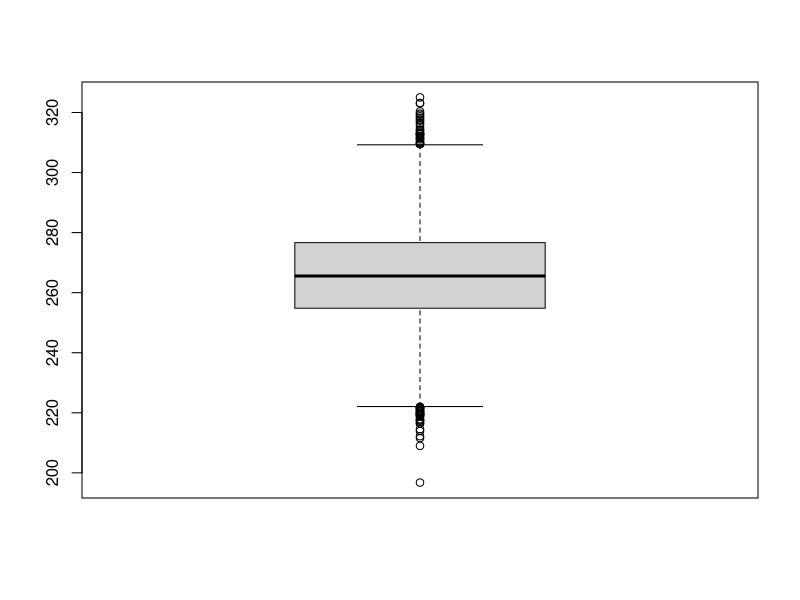
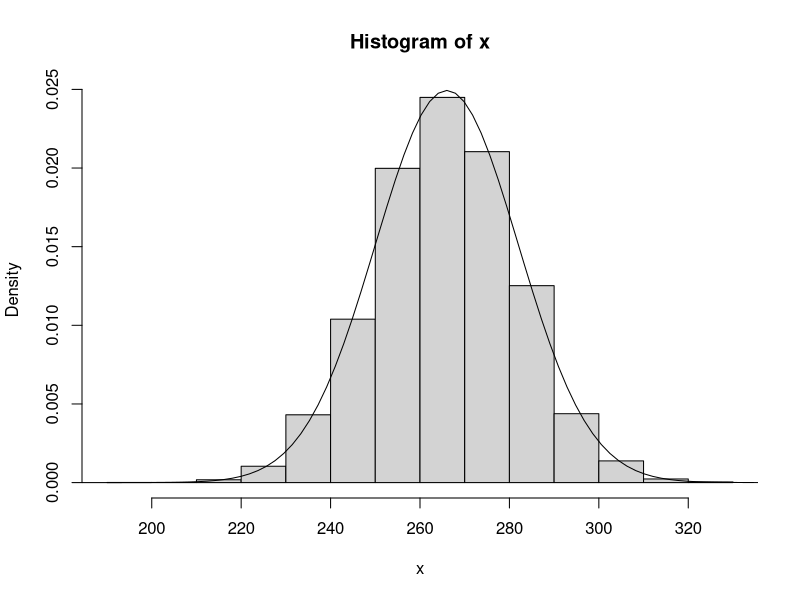

Write R code to recreate these figures, in order.
# DAY ONE
x <- 11
y <- x^2
print("hello world")

x <- 1:10
print(x)
typeof(x)
seq(1, 1000, 3) # creates the range, inclusive, with a certain step
c(1, 2, 3, 4, 5) # creates the specified array
5:7 # creates the range, inclusive
rep(1, 7) # rep(x, y) repeats x, y times

x1 <- c(1, 2, 3, 4, 5, 6)[3]
print(x1) #index starts at 1!

z1 <- seq(10, 1, -1)
z1[4]

x <- rnorm(10000, 266, 16)
boxplot(x)
hist(x, probability = TRUE)
f <- function(x) dnorm(x, 266, 16)
curve(f, 266 - 96, 266 + 96, add = TRUE)
